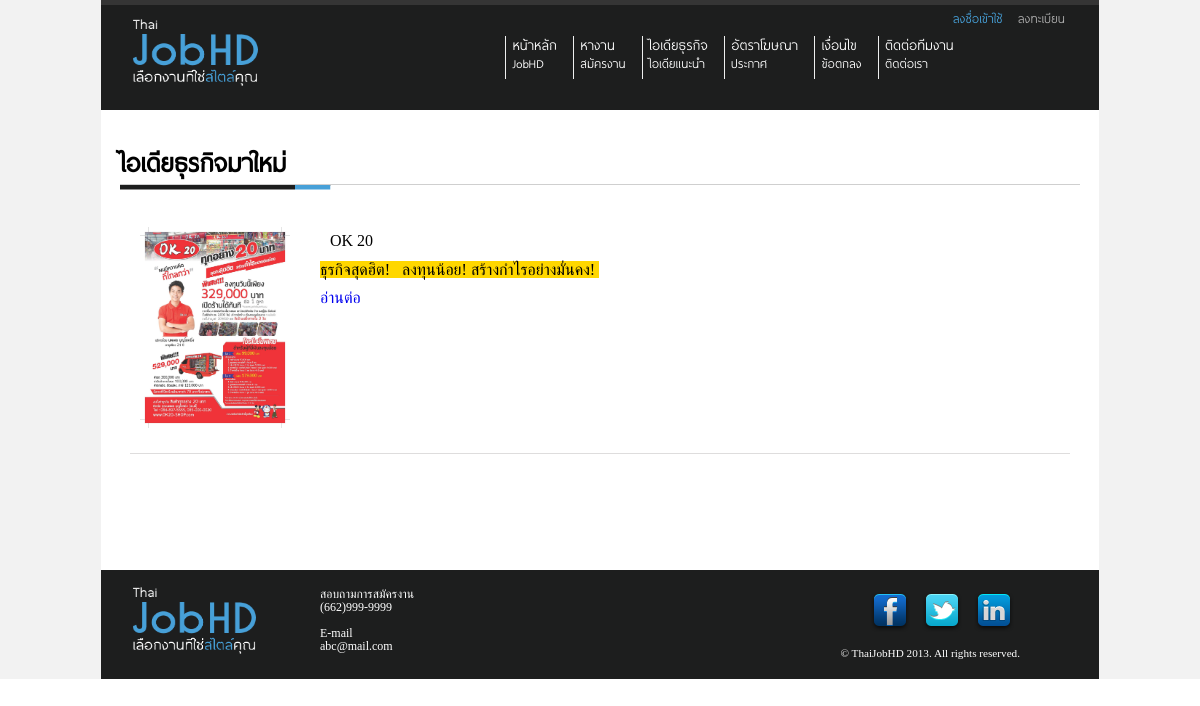
The app's page /Site/business-idea.php with its own data.
### tables this page shows
CREATE TABLE IF NOT EXISTS `buildthedot_thaijobhd_job_idea` (
  `CompanyID` int(11) NOT NULL AUTO_INCREMENT,
  `MainIdea` varchar(300) NOT NULL,
  `Description` text NOT NULL,
  `Pic1` text NOT NULL,
  `Pic2` text NOT NULL,
  `Pic3` text NOT NULL,
  `IdeaRecomment` int(11) NOT NULL,
  `IdeaTime` datetime NOT NULL,
  `Status` int(11) NOT NULL,
  PRIMARY KEY (`CompanyID`),
  UNIQUE KEY `MainIdea` (`MainIdea`)
);

### Site/include/initial/pagination.php (called while the page is built, shortened)
<?php
		$page_limit=10;
?>

### Site/business-idea.php (the view, shortened to what this page needs)
<?php
$rootpath = "./";
include ($rootpath . "include/header.php");
include ($rootpath . "include/top-menu.php");
?>
<div id="content" class="container_12">
	<div id="">
		<div id="head-title">
			<h1>ไอเดียธุรกิจ<?php
				if(isset($_GET['menu']))
				{
					$menu = $_GET["menu"];
				}
				else {
					$menu = "new";
				}
				if($menu == "new"){
					echo "มาใหม่";
				}
				elseif($menu == "suggest"){
					echo "แนะนำ";
				}
			?></h1>
		</div>
<?php
		include("include/initial/pagination.php");
		if($menu == "new" || $menu == ""){
			$sql="
				SELECT *
				FROM  `buildthedot_thaijobhd_job_idea`
				ORDER BY TIME(`IdeaTime`), `IdeaTime` DESC
			";
		}
		$result=@mysql_query($sql);
		$number_of_items=@mysql_num_rows($result);
		if($menu == "new" || $menu == ""){
			$sql="
				SELECT *
				FROM  `buildthedot_thaijobhd_job_idea`
				ORDER BY TIME(`IdeaTime`), `IdeaTime` DESC
			";
		}
		$sql .= "
			LIMIT ".($page_limit*($_GET["page"]-1)).",".$page_limit." ;
		";
		$result=@mysql_query($sql);
		while($rs=@mysql_fetch_array($result)){
?>
			<section id="content-list" class="grid_12">
				<p class="grid_2"><img src="<?php echo $rootpath; ?>images/<?php
					if(($rs["Pic1"] == "")&&($rs["Pic2"] == "")&&($rs["Pic3"] == "")){
						echo "banner-2.png";
					}
					else{
						echo "business-idea/";
						if($rs["Pic1"] != ""){
							echo $rs["Pic1"];
						}
						elseif($rs["Pic2"] != ""){
							echo $rs["Pic2"];
						}
						elseif($rs["Pic3"] != ""){
							echo $rs["Pic3"];
						}
					}
				?>" width="150" alt="business idea" />
				</p>
				<p class="grid_9">
					<?php echo $rs["MainIdea"]; ?>
					<br class="clear" />
					<?php echo substr($rs["Description"],0,250)."..."; ?><span id="read-more"><a href="<?php echo $rootpath; ?>business-idea-detail.php?id=<?php echo $rs["CompanyID"]; ?>">อ่านต่อ</a></span>
				</p>
			</section>
<?php
		}
?>
		<div class="grid_12">
<?php
			echo "<font color = 'white'>s</font>".pagination($page_limit, $page, $rootpath."business-idea.php?page=", $number_of_items);
?>
		</div>
	</div>
</div>
<?php
include ("include/footer.php");
?>

### Site/css/960.css (style rules this page uses)
body { min-width: 960px; }
.container_12, .container_16 { margin-left: auto; margin-right: auto; width: 960px; }
.grid_1, .grid_2, .grid_3, .grid_4, .grid_5, .grid_6, .grid_7, .grid_8, .grid_9, .grid_10, .grid_11, .grid_12, .grid_13, .grid_14, .grid_15, .grid_16 { display: inline; float: left; margin-left: 10px; margin-right: 10px; }
.container_12 .grid_9, .container_16 .grid_12 { width: 700px; }
.container_12 .grid_12, .container_16 .grid_16 { width: 940px; }
.container_12 .grid_2 { width: 170px; }
.clearfix:before, .clearfix:after, .container_12:before, .container_12:after, .container_16:before, .container_16:after { content: '.'; display: block; overflow: hidden; visibility: hidden; font-size: 0; line-height: 0; width: 0; height: 0; }
.clearfix:after, .container_12:after, .container_16:after { clear: both; }
.clearfix, .container_12, .container_16 { zoom: 1; }

### Site/css/style.css (style rules this page uses)
h1, h2, h3, h4, h5, h6 { margin: 0.523em 0; }
h1 { font-size: 1.425em; }
p { line-height: 1.8em; text-align: justify; }
a, a:visited { text-decoration: none; outline: 0; }
p a, p a:visited { line-height: inherit; }
#header, #search-bar, #content, #footer { padding: 0px 1.2em; }
#content { padding-top: 20px; padding-bottom: 100px; background-color: white; }
#content h1 { font-family: "CustomFont", Verdana, Tahoma; font-size: 2em; border-bottom-width: 1px; border-bottom-style: solid; border-bottom-color: #cfcfcf; padding-bottom: 5px; }
#head-title { background-image: url(../images/title-bar.png); background-repeat: no-repeat; background-position: -3px 37px; height: 50px; margin-bottom: 15px; }
#content-list { border-bottom-width: 1px; border-bottom-style: solid; border-bottom-color: #dedddd; padding: 15px 0; }

### records on screen
buildthedot_thaijobhd_job_idea: Pic1 (picture), MainIdea "OK 20", Description "ธุรกิจสุดฮิต! ลงทุนน้อย! สร้างกำไรอย่างมั่นคง!"
